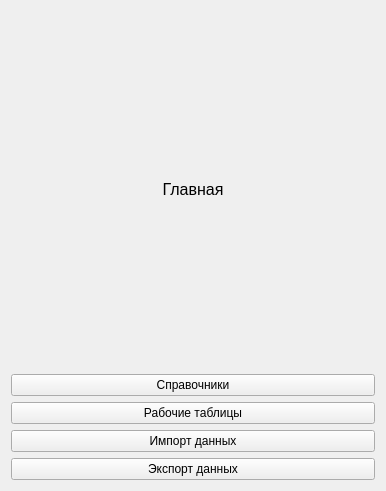
<?xml version="1.0" encoding="UTF-8"?>
<ui version="4.0">
 <class>MainForm</class>
 <widget class="QWidget" name="MainForm">
  <property name="geometry">
   <rect>
    <x>0</x>
    <y>0</y>
    <width>386</width>
    <height>491</height>
   </rect>
  </property>
  <property name="windowTitle">
   <string>Form</string>
  </property>
  <layout class="QVBoxLayout" name="verticalLayout_3">
   <item>
    <widget class="QLabel" name="label">
     <property name="font">
      <font>
       <pointsize>12</pointsize>
      </font>
     </property>
     <property name="text">
      <string>Главная</string>
     </property>
     <property name="alignment">
      <set>Qt::AlignCenter</set>
     </property>
    </widget>
   </item>
   <item>
    <layout class="QVBoxLayout" name="verticalLayout">
     <item>
      <widget class="QPushButton" name="pushButton">
       <property name="text">
        <string>Справочники</string>
       </property>
      </widget>
     </item>
     <item>
      <widget class="QPushButton" name="pushButton_2">
       <property name="text">
        <string>Рабочие таблицы</string>
       </property>
      </widget>
     </item>
     <item>
      <widget class="QPushButton" name="pushButton_3">
       <property name="text">
        <string>Импорт данных</string>
       </property>
      </widget>
     </item>
     <item>
      <widget class="QPushButton" name="pushButton_4">
       <property name="text">
        <string>Экспорт данных</string>
       </property>
      </widget>
     </item>
    </layout>
   </item>
  </layout>
 </widget>
 <resources/>
 <connections/>
</ui>
